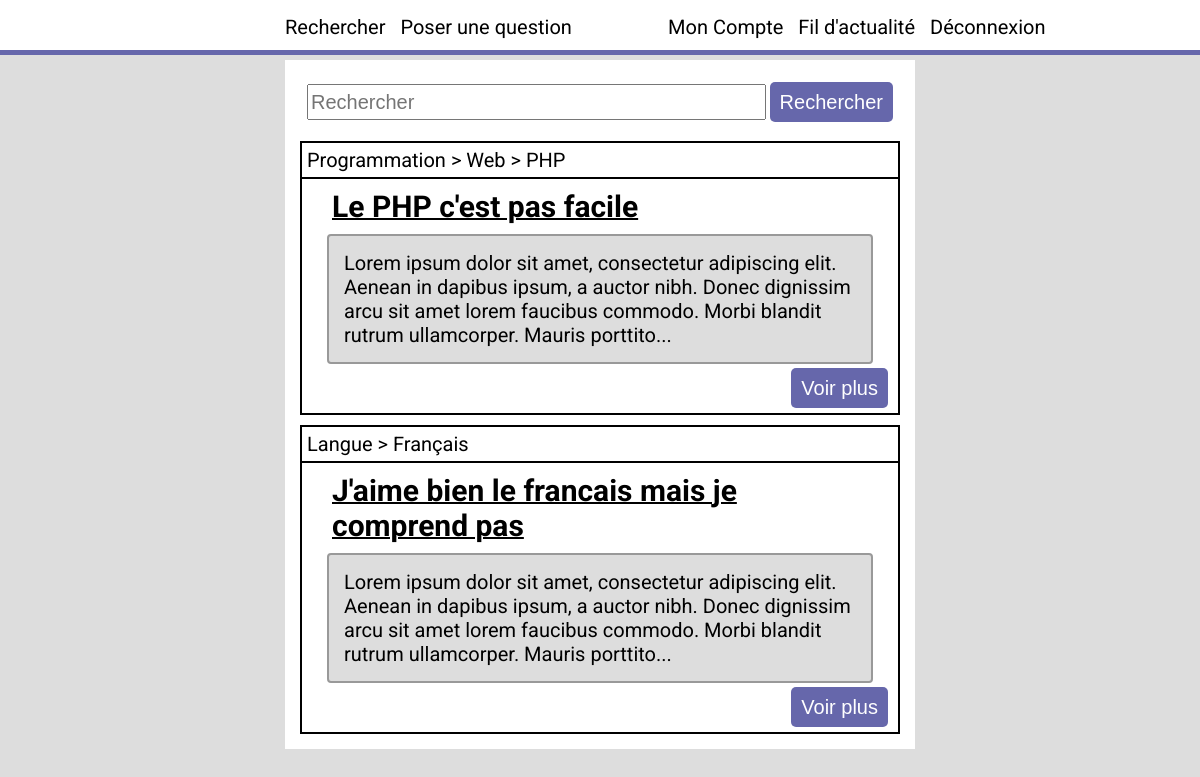
The page /flux.php (signed in) on the database its author committed.
### tables this page shows
create table IF NOT EXISTS posts (
    postid int PRIMARY KEY NOT NULL AUTO_INCREMENT,
    title varchar(512) NOT NULL,
    text varchar(16384) NOT NULL,
    categoryid int,
    userid int,
    FOREIGN KEY (categoryid) REFERENCES categories(categoryid) ON DELETE CASCADE,
    FOREIGN KEY (userid) REFERENCES users(userid) ON DELETE CASCADE
);

### data/functions.php (called while the page is built, shortened)
<?php
    function getCategoryArbo($connexion,$id){
        $string = "";
        for($i=0;$i<10 && $id;$i++){
            $req="SELECT name,parent from categories where categoryid = ?";
            $stmt = mysqli_prepare($connexion, $req);
            mysqli_stmt_bind_param($stmt, "i", $id);
            mysqli_stmt_execute($stmt);
            $result = mysqli_stmt_get_result($stmt);
            foreach($result as $ligne) $cat = $ligne;
            $id = $cat["parent"];
            $string = " > " . $cat["name"] . $string;
        }
        return substr($string,3);
    }
?>

### flux.php (the view, shortened to what this page needs)
<!DOCTYPE html>
<html lang="fr">
    <head>
        <link href="styles/style.css" rel="stylesheet"/>
        <link href="styles/flux.css" rel="stylesheet"/>
    </head>
    <body>
        <?php include "data/navbar.php";
        include "session_check.php";?>
        <main>
            <div id="search_fil">
                <form action="flux.php" method="GET">
                    <table>
                        <tr>
                            <td><input type="text" name="search" placeholder="Rechercher"></td>
                            <td id="search_td_right"><input type="submit"value="Rechercher" id="submit"></td>
                    </table>
                </form>
            </div>
            <?php
                include 'data/functions.php';
                include 'data/db_login.php';
                $connexion=mysqli_connect($host,$login,$mdp,$bdd) or die("connexion impossible");
                if(isset($_GET["search"])){
                    $bd_get = "SELECT * FROM posts where categoryid in (select categoryid from follow where userid = ?) and (title like ? or text like ?) order by postid ASC; ";
                    $search = "%".$_GET["search"]."%";
                    $stmt = mysqli_prepare($connexion, $bd_get);
                    mysqli_stmt_bind_param($stmt, "iss", $_SESSION["connected"],$search,$search);
                    mysqli_stmt_execute($stmt);
                    $result = mysqli_stmt_get_result($stmt);
                    mysqli_stmt_close($stmt);
                }else{
                    $bd_get = "SELECT * FROM posts where categoryid in (select categoryid from follow where userid = ?) order by postid ASC";
                    $stmt = mysqli_prepare($connexion, $bd_get);
                    mysqli_stmt_bind_param($stmt, "i", $_SESSION["connected"]);
                    mysqli_stmt_execute($stmt);
                    $result = mysqli_stmt_get_result($stmt);
                }
                foreach($result as $ligne){
                    echo " <div class='index'>
                                <div class='arbo'>" .getCategoryArbo($connexion, $ligne['categoryid']). "</div>
                                <h3>" .$ligne['title']. "</h3>";
                    if(strlen($ligne["text"])>=200){
                        echo "<p>" .substr($ligne['text'],0,200). "...</p>";
                    }else{
                        echo "<p>" .$ligne['text']. "</p>";
                    }
                    echo "</br>
                        <a href='post.php?post=".$ligne["postid"]."'><button class='voirplus'>Voir plus</button></a>
                    </div>";
                }
            ?>
        </main>
    </body>
</html>

### styles/style.css (style rules this page uses)
body, textarea { font-family: 'Roboto', sans-serif; font-size: 20px; }
main { width: 50%; margin: 10px auto 0 auto; padding: 15px; background-color: white; }
body { background-color: #DDD; margin: 0; }
input, textarea { accent-color: #6667ab; }
button, input[type="submit"] { border-radius: 5px; height: 40px; font-size: 15px; background-color: #6667ab; color: white; border: 0; transition: 200ms; font-size: 20px; padding: 0 10px 0 10px; }

### styles/flux.css (style rules this page uses)
#search_fil table { width: 100%; }
#search_fil input[type="text"] { height: 30px; font-size: 20px; }
#search_fil input { width: 100%; }
#search_fil td { padding: 5px; }
#search_td_right { width: 20%; }
.index { border: 2px solid black; font-size: 20px; margin: 10px auto 0 auto; padding: 15px; background-color: white; position: relative; }
.arbo { border: 2px solid black; margin: -17px -17px 0 -17px; padding: 5px; }
h3 { margin: 10px 15px 0 15px; font-size: 30px; text-decoration: underline; text-decoration-thickness: 2px; }
.voirplus { position: absolute; right: 10px; bottom: 5px; }
.index p { margin: 10px; border: 2px solid #999; background-color: #DDD; padding: 15px; border-radius :4px; }

### rows shown on the page
posts: categoryid "Programmation > Web > PHP", title "Le PHP c'est pas facile", text "Lorem ipsum dolor sit amet, consectetur adipiscing elit. Aenean in dapibus ipsum, a auctor nibh. Donec dignissim arcu sit amet lorem faucibus commodo. Morbi blandit rutrum ullamcorper. Mauris porttito"
posts: categoryid "Langue > Français", title "J'aime bien le francais mais je comprend pas", text "Lorem ipsum dolor sit amet, consectetur adipiscing elit. Aenean in dapibus ipsum, a auctor nibh. Donec dignissim arcu sit amet lorem faucibus commodo. Morbi blandit rutrum ullamcorper. Mauris porttito"
